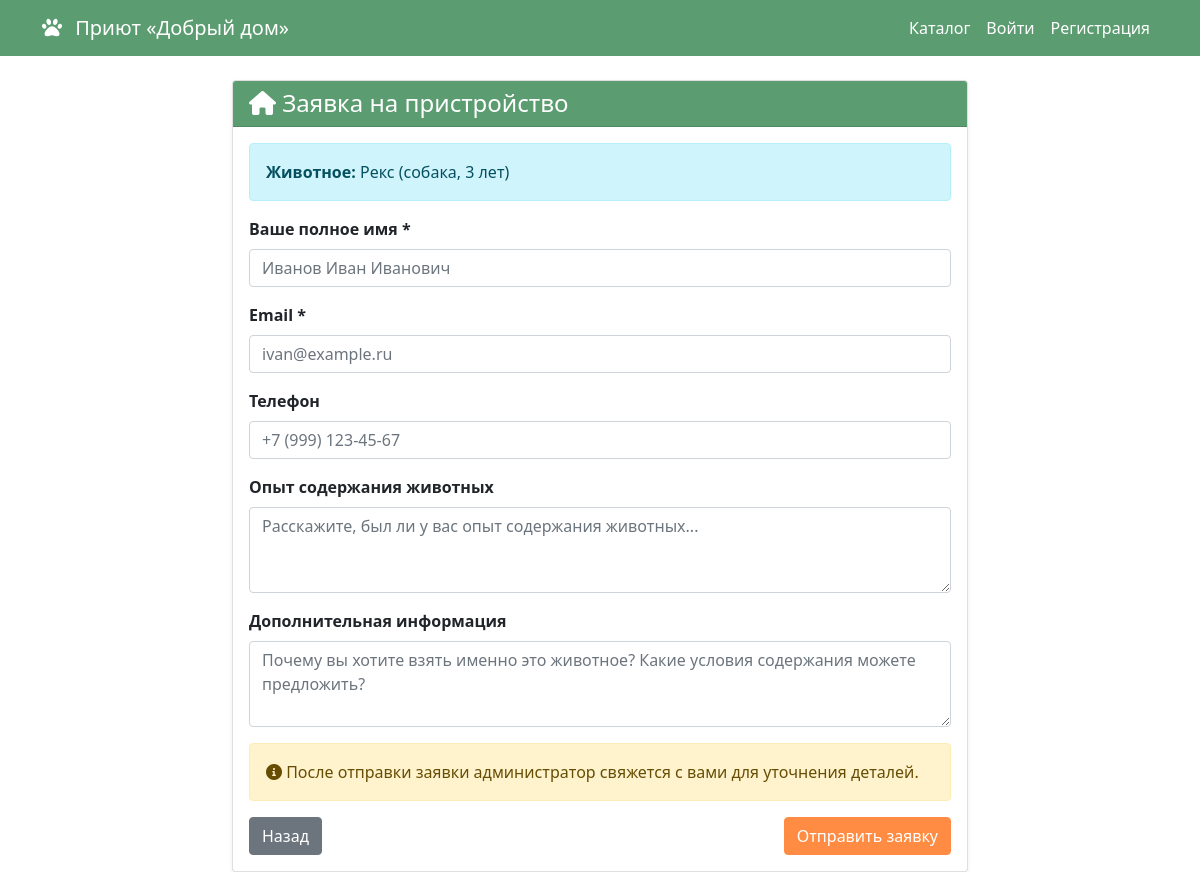
/adoption-request/1, run on the app's committed database.
### app/models.py (models this page shows, shortened)
class Animal(db.Model):
    __tablename__ = 'animals'
    id = db.Column(db.Integer, primary_key=True)
    name = db.Column(db.String(100), nullable=False)
    species = db.Column(db.String(50), nullable=False)
    breed = db.Column(db.String(100))
    gender = db.Column(db.String(10))
    age = db.Column(db.Integer)
    color = db.Column(db.String(100))
    status = db.Column(db.String(50), default='looking')
    description = db.Column(db.Text)
    created_at = db.Column(db.DateTime, default=datetime.utcnow)
    created_by = db.Column(db.Integer, db.ForeignKey('users.id', ondelete='SET NULL'), nullable=True)
    photos = db.relationship('AnimalPhoto', back_populates='animal', cascade='all, delete-orphan')
    activities = db.relationship('Activity', back_populates='animal', cascade='all, delete-orphan')
    adoption_requests = db.relationship('AdoptionRequest', back_populates='animal')
    fundraisers = db.relationship('Fundraiser', back_populates='animal')
    creator = db.relationship('User', back_populates='created_animals', foreign_keys=[created_by])

### app/routes.py (the view, shortened to what this page needs)
    @app.route('/adoption-request/<int:animal_id>', methods=['GET', 'POST'])
    def adoption_request(animal_id):
        animal = Animal.query.get_or_404(animal_id)
        return render_template('adoption_request.html', animal=animal)

### app/templates/adoption_request.html (shortened to what this page needs)
{% extends "base.html" %}
{% block content %}
<div class="row justify-content-center">
    <div class="col-md-8">
        <div class="card shadow-sm">
            <div class="card-header bg-primary text-white">
                <h4 class="mb-0"><i class="fas fa-home"></i> Заявка на пристройство</h4>
            </div>
            <div class="card-body">
                <div class="alert alert-info">
                    <strong>Животное:</strong> {{ animal.name }} ({{ animal.species }}, {{ animal.age }} лет)
                </div>
                <form method="POST">
                    <div class="mb-3">
                        <label class="form-label fw-bold">Ваше полное имя *</label>
                        <input type="text" name="full_name" class="form-control" required placeholder="Иванов Иван Иванович">
                    </div>
                    <div class="mb-3">
                        <label class="form-label fw-bold">Email *</label>
                        <input type="email" name="email" class="form-control" required placeholder="ivan@example.ru">
                    </div>
                    <div class="mb-3">
                        <label class="form-label fw-bold">Телефон</label>
                        <input type="tel" name="phone" class="form-control" placeholder="+7 (999) 123-45-67">
                    </div>
                    <div class="mb-3">
                        <label class="form-label fw-bold">Опыт содержания животных</label>
                        <textarea name="experience" class="form-control" rows="3" placeholder="Расскажите, был ли у вас опыт содержания животных..."></textarea>
                    </div>
                    <div class="mb-3">
                        <label class="form-label fw-bold">Дополнительная информация</label>
                        <textarea name="message" class="form-control" rows="3" placeholder="Почему вы хотите взять именно это животное? Какие условия содержания можете предложить?"></textarea>
                    </div>
                    <div class="alert alert-warning">
                        <i class="fas fa-info-circle"></i> После отправки заявки администратор свяжется с вами для уточнения деталей.
                    </div>
                    <div class="d-flex justify-content-between">
                        <a href="{{ url_for('animal_card', id=animal.id) }}" class="btn btn-secondary">Назад</a>
                        <button type="submit" class="btn btn-primary">Отправить заявку</button>
                    </div>
                </form>
            </div>
        </div>
    </div>
</div>
{% endblock %}

### app/static/css/style.css (style rules this page uses)
.card { transition: transform 0.2s; }
.btn-primary { background-color: #ff8c42; border-color: #ff8c42; }
.bg-primary { background-color: #5b9d71 !important; }

### data on the page
Animal: name "Рекс", species "собака", age "3"
